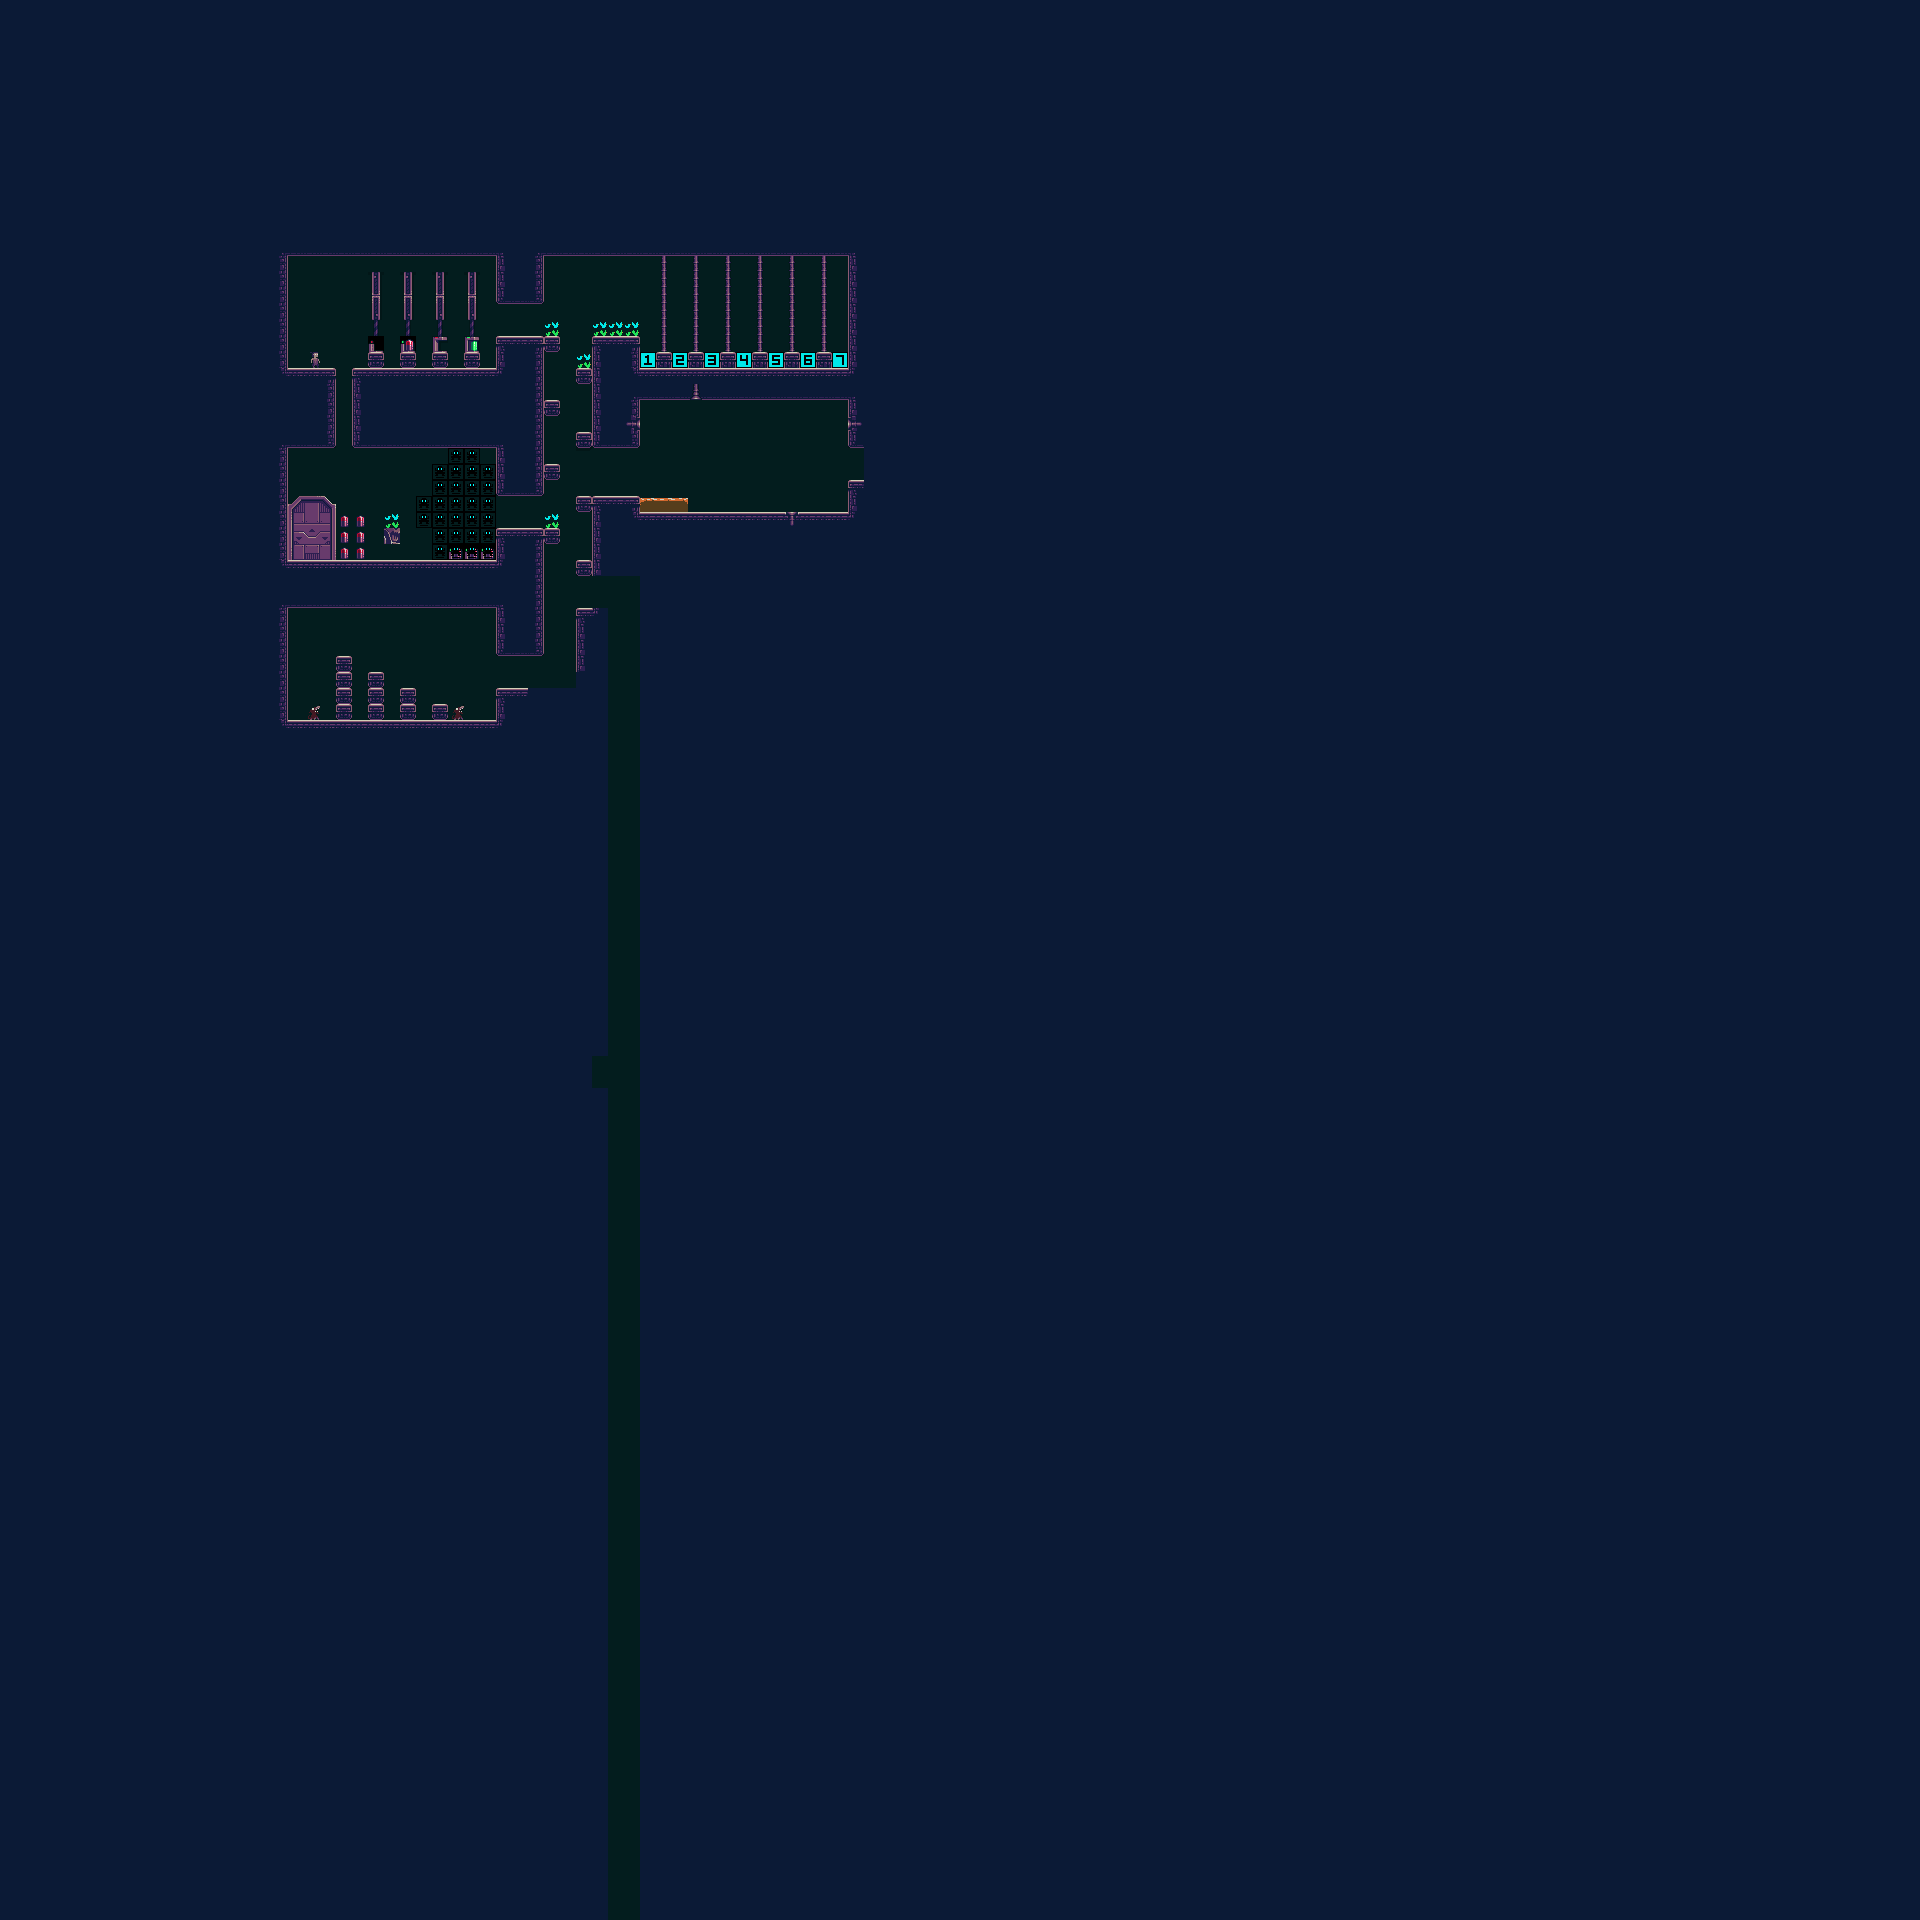

Rendered tile map (Tiled .tmx) drawn with the repository's tilesets; below, a short description and the map source with its tile grids summarised:
An orthogonal 120x120 tile map with 16x16 px tiles, 4 tile layers (Tilelaag 1, cables, entity, infront).

<map version="1.0" tiledversion="1.0.2" orientation="orthogonal" renderorder="right-down" width="120" height="120" tilewidth="16" tileheight="16" nextobjectid="1">
 <tileset firstgid="1" source="default.tsx" />
 <layer name="Tilelaag 1" width="120" height="120">
  <data>[14400 cells, 19 non-empty, 1 distinct tile ids]</data>
 </layer>
 <layer name="cables" width="120" height="120">
  <data>[14400 cells, 14400 non-empty, 37 distinct tile ids]</data>
 </layer>
 <layer name="entity" width="120" height="120" opacity="0.9">
  <data>[14400 cells, 31 non-empty, 19 distinct tile ids]</data>
 </layer>
 <layer name="infront" width="120" height="120">
  <data>[14400 cells, 64 non-empty, 2 distinct tile ids]</data>
 </layer>
</map>
